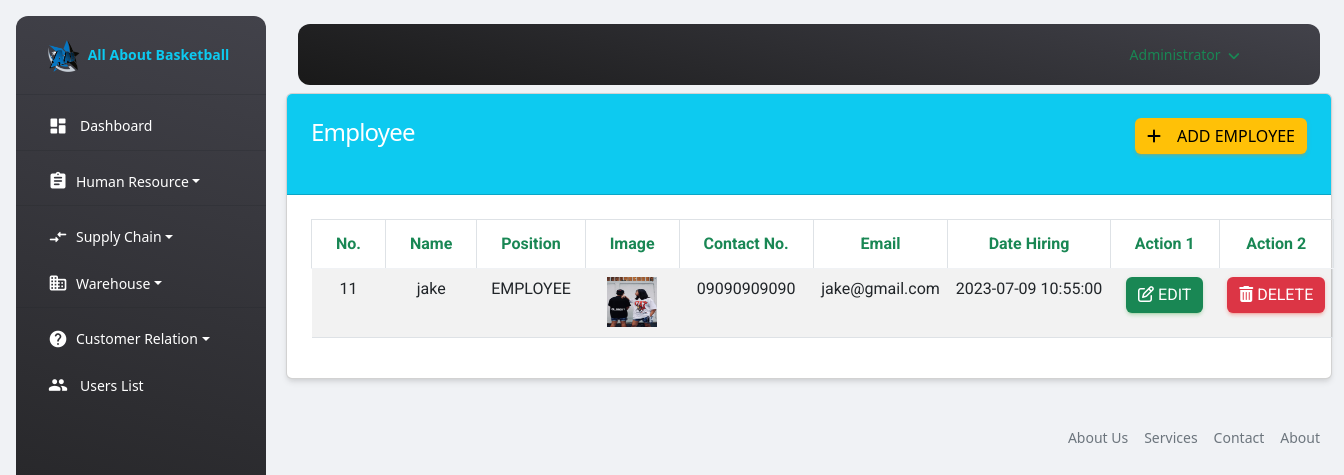
Screenshot of /admin/employee.php (signed in) with the database file from the repository.
### tables this page shows
CREATE TABLE `employee` (
  `id` int(11) NOT NULL,
  `emp_id` int(11) NOT NULL,
  `name` text NOT NULL,
  `age` int(3) NOT NULL,
  `date_birth` date NOT NULL DEFAULT current_timestamp(),
  `date_hiring` datetime NOT NULL DEFAULT current_timestamp(),
  `gender` text NOT NULL,
  `contact` varchar(11) NOT NULL,
  `salary` int(255) NOT NULL,
  `email` varchar(255) NOT NULL,
  `position` text NOT NULL,
  `image` varchar(255) NOT NULL,
  `address` varchar(255) NOT NULL,
  `created_at` timestamp NOT NULL DEFAULT current_timestamp()
);

### functions/myfunctions.php (called while the page is built, shortened)
<?php
include('../config/dbcon.php');
function getAll($table)
{
    global $con;
    $query = "SELECT * FROM $table";
    return $query_run = mysqli_query($con, $query);
    exit();
}
?>

### admin/employee.php (the view, shortened to what this page needs)
<?php
include('includes/header.php');
?>
<div class="container">
    <div class="row">
        <div class="colmd-12">
           <div class="card">
               <div class="card-header bg-info">
                   <h4 class="text-white">Employee
                   <a href="add-employee.php" class = "btn btn-warning float-end"><i class="fas fa-plus me-3"></i>Add Employee</a>
                   </h4>
               </div>
               <div class="card-body" id="employee_table">
                   <table class="table table-bordered table-striped">
                       <thead>
                           <tr>
                               <th class="text-success fw-bold text-center" >No.</th>
                               <th class="text-success fw-bold text-center">Name</th>
                               <th class="text-success fw-bold text-center">Position</th>
                               <th class="text-success fw-bold text-center">Image</th>
                               <th class="text-success fw-bold text-center">Contact No.</th>
                               <th class="text-success fw-bold text-center">Email</th>
                               <th class="text-success fw-bold text-center">Date Hiring</th>
                               <th class="text-success fw-bold text-center">Action 1</th>
                               <th class="text-success fw-bold text-center">Action 2</th>
                           </tr>
                       </thead>
                       <tbody>
                           <?php
                                $employees = getAll('employee');
                                if(mysqli_num_rows($employees) > 0)
                                {
                                    foreach($employees as $item)
                                    {
                                        ?>
                                        <tr>
                                            <td class="text-center"><?= $item['id']; ?></td>
                                           <td class="text-center"><?= $item['name']; ?></td>
                                           <td class="text-center"><?= $item['position']; ?></td>
                                            <td class="text-center">
                                                <img src="../uploads/<?= $item['image']; ?>" width = "50px" height = "50px" alt="<?= $item['name']; ?>">
                                            </td>
                                            <td class="text-center"><?= $item['contact']; ?></td>
                                            <td class="text-center"><?= $item['email']; ?></td>
                                            <td class="text-center"><?= $item['date_hiring']; ?></td>
                                            <td class="text-center">
                                                <a href="edit-employee.php?id=<?= $item['id']; ?>" class="btn btn-success"><i class="fa fa-edit me-1"></i>Edit</a>
                                            </td>
                                            <td class="text-center">
                                                <button type="button" class = "btn btn-danger delete_emp_btn" value = "<?= $item['id']; ?>"><i class="fa fa-trash me-1"></i>Delete</button>
                                            </td>
                                        </tr>
                                        <?php
                                    }
                                }
                                else
                                {
                                    echo "No Records Found";
                                }
                           ?>
                       </tbody>
                   </table>
               </div>
           </div>
        </div>
    </div>
    <?php include('includes/footer.php'); ?>

### rows the page displays
employee: id "11", name "jake", position "EMPLOYEE", image (picture), contact "09090909090", email "jake@gmail.com", date_hiring "2023-07-09 10:55:00"

### other values shown
$_SESSION['auth_user']['name'] "Administrator"
